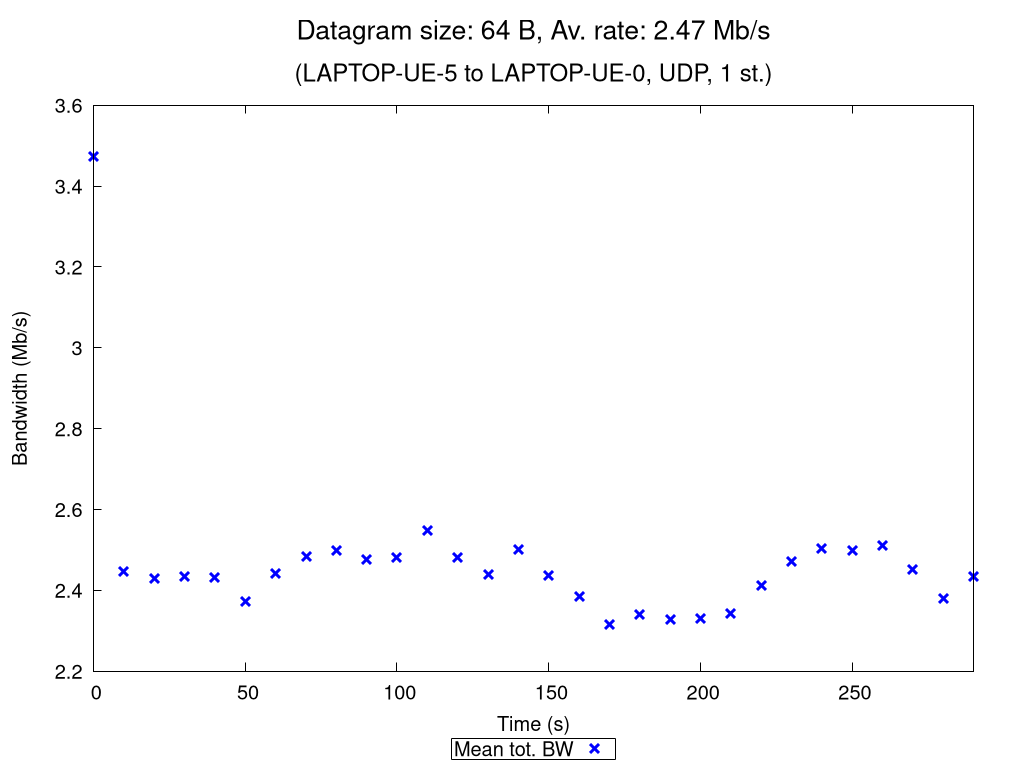

Source code (gnuplot):
set terminal pngcairo nocrop enhanced size 1024,768 font "Verdana,15"
set output "UDP_1_st_2020_10_12_12-56-35_two2one_00064B.png"

set title "{/=20 Datagram size: 64 B, Av. rate: 2.47 Mb/s}\n\n{/=18 (LAPTOP-UE-5 to LAPTOP-UE-0, UDP, 1 st.)}"

set xlabel "Time (s)"
set ylabel "Bandwidth (Mb/s)"
set ytics nomirror
set key bmargin center horizontal box samplen 1 width -1
set bmargin 4.6
set rmargin 4.5

rf = 1000000.0  # rate factor
set style fill transparent solid 0.2 noborder
set autoscale xfix
plot "UDP_1_st_2020_10_12_12-56-35_two2one_00064B_iperf_processed.dat" using 1:($2/rf-$3/rf):($2/rf+$3/rf) with filledcurves lc rgb "blue" notitle, \
     "" using 1:($2/rf) with points pt 2 ps 1.5 lw 3 lc rgb "blue" title "Mean tot. BW", \
